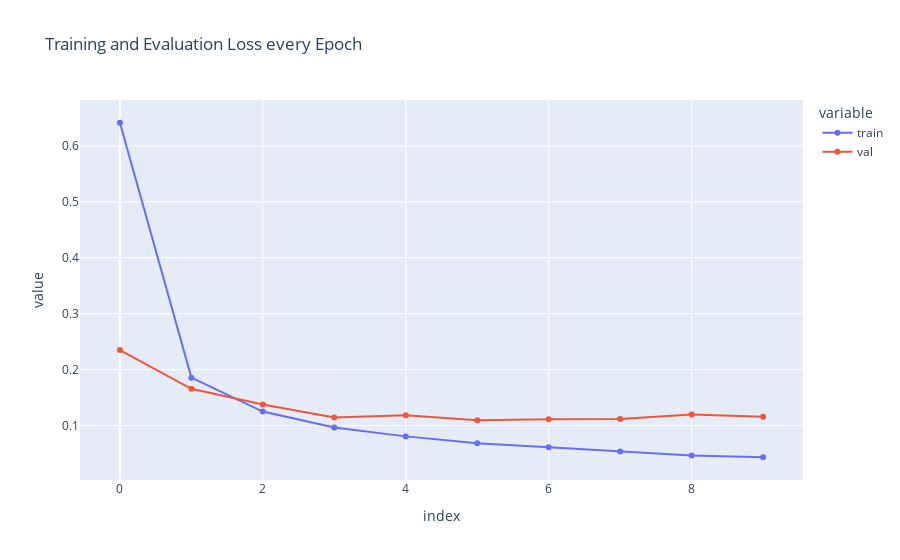

Notebook code cell kept with this figure:
### Code cell
loss = pd.DataFrame({'train': history.history['loss'], 'val': history.history['val_loss']})

fig = px.line(loss, x=loss.index, y=loss.columns[0::], title='Training and Evaluation Loss every Epoch', markers=True)
fig.show()

### Figure 1 — Plotly figure (JSON) as saved in the notebook; plotly's stock layout.template omitted (floating-point values rounded to 4 significant figures)
{"data": [{"hovertemplate": "variable=train<br>index=%{x}<br>value=%{y}<extra></extra>", "legendgroup": "train", "line": {"color": "#636efa", "dash": "solid"}, "marker": {"symbol": "circle"}, "mode": "markers+lines", "name": "train", "orientation": "v", "showlegend": true, "x": [0, 1, 2, 3, 4, 5, 6, 7, 8, 9], "xaxis": "x", "y": [0.6412, 0.1858, 0.1252, 0.09688, 0.08087, 0.06879, 0.06144, 0.05378, 0.04667, 0.04359], "yaxis": "y", "type": "scatter"}, {"hovertemplate": "variable=val<br>index=%{x}<br>value=%{y}<extra></extra>", "legendgroup": "val", "line": {"color": "#EF553B", "dash": "solid"}, "marker": {"symbol": "circle"}, "mode": "markers+lines", "name": "val", "orientation": "v", "showlegend": true, "x": [0, 1, 2, 3, 4, 5, 6, 7, 8, 9], "xaxis": "x", "y": [0.2351, 0.1659, 0.1378, 0.1146, 0.1187, 0.1097, 0.1114, 0.1119, 0.1199, 0.1161], "yaxis": "y", "type": "scatter"}], "layout": {"xaxis": {"anchor": "y", "domain": [0, 1], "title": {"text": "index"}}, "yaxis": {"anchor": "x", "domain": [0, 1], "title": {"text": "value"}}, "legend": {"title": {"text": "variable"}, "tracegroupgap": 0}, "title": {"text": "Training and Evaluation Loss every Epoch"}}}
